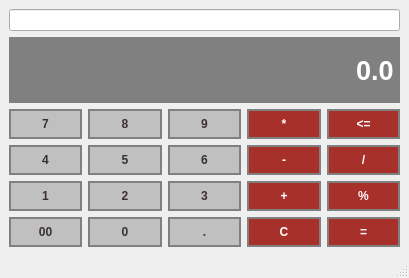
<?xml version="1.0" encoding="UTF-8"?>
<ui version="4.0">
 <class>Calculator</class>
 <widget class="QMainWindow" name="Calculator">
  <property name="geometry">
   <rect>
    <x>0</x>
    <y>0</y>
    <width>409</width>
    <height>278</height>
   </rect>
  </property>
  <property name="windowTitle">
   <string>Calculator</string>
  </property>
  <widget class="QWidget" name="centralwidget">
   <layout class="QGridLayout" name="gridLayout">
    <item row="4" column="0">
     <widget class="QPushButton" name="Button4">
      <property name="sizePolicy">
       <sizepolicy hsizetype="Preferred" vsizetype="Preferred">
        <horstretch>0</horstretch>
        <verstretch>0</verstretch>
       </sizepolicy>
      </property>
      <property name="font">
       <font>
        <weight>75</weight>
        <bold>true</bold>
       </font>
      </property>
      <property name="styleSheet">
       <string notr="true">QPushButton{
	background-color: #C0C0C0;
	border: 2px solid gray;
	padding: 6px;
	color: #3b3131;
}

QPushButton:pressed{
	background-color:#A9A9A9;
	border: 2px solid gray;
	padding: 6px;
	color: #3b3131;
}
</string>
      </property>
      <property name="text">
       <string>4</string>
      </property>
     </widget>
    </item>
    <item row="4" column="4">
     <widget class="QPushButton" name="ButtonDivide">
      <property name="sizePolicy">
       <sizepolicy hsizetype="Preferred" vsizetype="Preferred">
        <horstretch>0</horstretch>
        <verstretch>0</verstretch>
       </sizepolicy>
      </property>
      <property name="font">
       <font>
        <weight>75</weight>
        <bold>true</bold>
       </font>
      </property>
      <property name="styleSheet">
       <string notr="true">QPushButton{
	background-color: #a8302a;
	border: 2px solid gray;
	padding: 6px;
	color: #ffffff;
}

QPushButton:pressed{
	background-color:#A9A9A9;
	border: 2px solid gray;
	padding: 6px;
	color: #ffffff;
}
</string>
      </property>
      <property name="text">
       <string>/</string>
      </property>
     </widget>
    </item>
    <item row="6" column="3">
     <widget class="QPushButton" name="ButtonClear">
      <property name="sizePolicy">
       <sizepolicy hsizetype="Preferred" vsizetype="Preferred">
        <horstretch>0</horstretch>
        <verstretch>0</verstretch>
       </sizepolicy>
      </property>
      <property name="font">
       <font>
        <weight>75</weight>
        <bold>true</bold>
       </font>
      </property>
      <property name="styleSheet">
       <string notr="true">QPushButton{
	background-color: #a8302a;
	border: 2px solid gray;
	padding: 6px;
	color: #ffffff;
}

QPushButton:pressed{
	background-color:#A9A9A9;
	border: 2px solid gray;
	padding: 6px;
	color: #ffffff;
}
</string>
      </property>
      <property name="text">
       <string>C</string>
      </property>
     </widget>
    </item>
    <item row="6" column="2">
     <widget class="QPushButton" name="ButtonDot">
      <property name="sizePolicy">
       <sizepolicy hsizetype="Preferred" vsizetype="Preferred">
        <horstretch>0</horstretch>
        <verstretch>0</verstretch>
       </sizepolicy>
      </property>
      <property name="font">
       <font>
        <weight>75</weight>
        <bold>true</bold>
       </font>
      </property>
      <property name="styleSheet">
       <string notr="true">QPushButton{
	background-color: #C0C0C0;
	border: 2px solid gray;
	padding: 6px;
	color: #3b3131;
}

QPushButton:pressed{
	background-color:#A9A9A9;
	border: 2px solid gray;
	padding: 6px;
	color: #3b3131;
}
</string>
      </property>
      <property name="text">
       <string>.</string>
      </property>
     </widget>
    </item>
    <item row="1" column="0" colspan="5">
     <widget class="QLineEdit" name="Display">
      <property name="sizePolicy">
       <sizepolicy hsizetype="Preferred" vsizetype="Expanding">
        <horstretch>0</horstretch>
        <verstretch>0</verstretch>
       </sizepolicy>
      </property>
      <property name="font">
       <font>
        <family>Arial</family>
        <pointsize>20</pointsize>
        <weight>75</weight>
        <bold>true</bold>
       </font>
      </property>
      <property name="styleSheet">
       <string notr="true">QLineEdit{
	background-color: gray;
	border: 2px solid gray;
	color: #ffffff;
}
</string>
      </property>
      <property name="text">
       <string>0.0</string>
      </property>
      <property name="alignment">
       <set>Qt::AlignRight|Qt::AlignTrailing|Qt::AlignVCenter</set>
      </property>
     </widget>
    </item>
    <item row="5" column="4">
     <widget class="QPushButton" name="ButtonPercent">
      <property name="sizePolicy">
       <sizepolicy hsizetype="Preferred" vsizetype="Preferred">
        <horstretch>0</horstretch>
        <verstretch>0</verstretch>
       </sizepolicy>
      </property>
      <property name="font">
       <font>
        <weight>75</weight>
        <bold>true</bold>
       </font>
      </property>
      <property name="styleSheet">
       <string notr="true">QPushButton{
	background-color: #a8302a;
	border: 2px solid gray;
	padding: 6px;
	color: #ffffff;
}

QPushButton:pressed{
	background-color:#A9A9A9;
	border: 2px solid gray;
	padding: 6px;
	color: #ffffff;
}
</string>
      </property>
      <property name="text">
       <string>%</string>
      </property>
     </widget>
    </item>
    <item row="3" column="0">
     <widget class="QPushButton" name="Button7">
      <property name="sizePolicy">
       <sizepolicy hsizetype="Preferred" vsizetype="Preferred">
        <horstretch>0</horstretch>
        <verstretch>0</verstretch>
       </sizepolicy>
      </property>
      <property name="font">
       <font>
        <weight>75</weight>
        <bold>true</bold>
       </font>
      </property>
      <property name="styleSheet">
       <string notr="true">QPushButton{
	background-color: #C0C0C0;
	border: 2px solid gray;
	padding: 6px;
	color: #3b3131;
}

QPushButton:pressed{
	background-color:#A9A9A9;
	border: 2px solid gray;
	padding: 6px;
	color: #3b3131;
}
</string>
      </property>
      <property name="text">
       <string>7</string>
      </property>
     </widget>
    </item>
    <item row="4" column="1">
     <widget class="QPushButton" name="Button5">
      <property name="sizePolicy">
       <sizepolicy hsizetype="Preferred" vsizetype="Preferred">
        <horstretch>0</horstretch>
        <verstretch>0</verstretch>
       </sizepolicy>
      </property>
      <property name="font">
       <font>
        <weight>75</weight>
        <bold>true</bold>
       </font>
      </property>
      <property name="styleSheet">
       <string notr="true">QPushButton{
	background-color: #C0C0C0;
	border: 2px solid gray;
	padding: 6px;
	color: #3b3131;
}

QPushButton:pressed{
	background-color:#A9A9A9;
	border: 2px solid gray;
	padding: 6px;
	color: #3b3131;
}
</string>
      </property>
      <property name="text">
       <string>5</string>
      </property>
     </widget>
    </item>
    <item row="3" column="3">
     <widget class="QPushButton" name="ButtonMultiply">
      <property name="sizePolicy">
       <sizepolicy hsizetype="Preferred" vsizetype="Preferred">
        <horstretch>0</horstretch>
        <verstretch>0</verstretch>
       </sizepolicy>
      </property>
      <property name="font">
       <font>
        <weight>75</weight>
        <bold>true</bold>
       </font>
      </property>
      <property name="styleSheet">
       <string notr="true">QPushButton{
	background-color: #a8302a;
	border: 2px solid gray;
	padding: 6px;
	color: #ffffff;
}

QPushButton:pressed{
	background-color:#A9A9A9;
	border: 2px solid gray;
	padding: 6px;
	color: #ffffff;
}
</string>
      </property>
      <property name="text">
       <string>*</string>
      </property>
     </widget>
    </item>
    <item row="3" column="1">
     <widget class="QPushButton" name="Button8">
      <property name="sizePolicy">
       <sizepolicy hsizetype="Preferred" vsizetype="Preferred">
        <horstretch>0</horstretch>
        <verstretch>0</verstretch>
       </sizepolicy>
      </property>
      <property name="font">
       <font>
        <weight>75</weight>
        <bold>true</bold>
       </font>
      </property>
      <property name="styleSheet">
       <string notr="true">QPushButton{
	background-color: #C0C0C0;
	border: 2px solid gray;
	padding: 6px;
	color: #3b3131;
}

QPushButton:pressed{
	background-color:#A9A9A9;
	border: 2px solid gray;
	padding: 6px;
	color: #3b3131;
}
</string>
      </property>
      <property name="text">
       <string>8</string>
      </property>
     </widget>
    </item>
    <item row="3" column="4">
     <widget class="QPushButton" name="ButtonErase">
      <property name="sizePolicy">
       <sizepolicy hsizetype="Preferred" vsizetype="Preferred">
        <horstretch>0</horstretch>
        <verstretch>0</verstretch>
       </sizepolicy>
      </property>
      <property name="font">
       <font>
        <weight>75</weight>
        <bold>true</bold>
       </font>
      </property>
      <property name="styleSheet">
       <string notr="true">QPushButton{
	background-color: #a8302a;
	border: 2px solid gray;
	padding: 6px;
	color: #ffffff;
}

QPushButton:pressed{
	background-color:#A9A9A9;
	border: 2px solid gray;
	padding: 6px;
	color: #ffffff;
}
</string>
      </property>
      <property name="text">
       <string>&lt;=</string>
      </property>
     </widget>
    </item>
    <item row="4" column="2">
     <widget class="QPushButton" name="Button6">
      <property name="sizePolicy">
       <sizepolicy hsizetype="Preferred" vsizetype="Preferred">
        <horstretch>0</horstretch>
        <verstretch>0</verstretch>
       </sizepolicy>
      </property>
      <property name="font">
       <font>
        <weight>75</weight>
        <bold>true</bold>
       </font>
      </property>
      <property name="styleSheet">
       <string notr="true">QPushButton{
	background-color: #C0C0C0;
	border: 2px solid gray;
	padding: 6px;
	color: #3b3131;
}

QPushButton:pressed{
	background-color:#A9A9A9;
	border: 2px solid gray;
	padding: 6px;
	color: #3b3131;
}
</string>
      </property>
      <property name="text">
       <string>6</string>
      </property>
     </widget>
    </item>
    <item row="5" column="0">
     <widget class="QPushButton" name="Button1">
      <property name="sizePolicy">
       <sizepolicy hsizetype="Preferred" vsizetype="Preferred">
        <horstretch>0</horstretch>
        <verstretch>0</verstretch>
       </sizepolicy>
      </property>
      <property name="font">
       <font>
        <weight>75</weight>
        <bold>true</bold>
       </font>
      </property>
      <property name="styleSheet">
       <string notr="true">QPushButton{
	background-color: #C0C0C0;
	border: 2px solid gray;
	padding: 6px;
	color: #3b3131;
}

QPushButton:pressed{
	background-color:#A9A9A9;
	border: 2px solid gray;
	padding: 6px;
	color: #3b3131;
}
</string>
      </property>
      <property name="text">
       <string>1</string>
      </property>
     </widget>
    </item>
    <item row="4" column="3">
     <widget class="QPushButton" name="ButtonMinus">
      <property name="sizePolicy">
       <sizepolicy hsizetype="Preferred" vsizetype="Preferred">
        <horstretch>0</horstretch>
        <verstretch>0</verstretch>
       </sizepolicy>
      </property>
      <property name="font">
       <font>
        <weight>75</weight>
        <bold>true</bold>
       </font>
      </property>
      <property name="styleSheet">
       <string notr="true">QPushButton{
	background-color: #a8302a;
	border: 2px solid gray;
	padding: 6px;
	color: #ffffff;
}

QPushButton:pressed{
	background-color:#A9A9A9;
	border: 2px solid gray;
	padding: 6px;
	color: #ffffff;
}
</string>
      </property>
      <property name="text">
       <string>-</string>
      </property>
     </widget>
    </item>
    <item row="3" column="2">
     <widget class="QPushButton" name="Button9">
      <property name="sizePolicy">
       <sizepolicy hsizetype="Preferred" vsizetype="Preferred">
        <horstretch>0</horstretch>
        <verstretch>0</verstretch>
       </sizepolicy>
      </property>
      <property name="font">
       <font>
        <weight>75</weight>
        <bold>true</bold>
       </font>
      </property>
      <property name="styleSheet">
       <string notr="true">QPushButton{
	background-color: #C0C0C0;
	border: 2px solid gray;
	padding: 6px;
	color: #3b3131;
}

QPushButton:pressed{
	background-color:#A9A9A9;
	border: 2px solid gray;
	padding: 6px;
	color: #3b3131;
}
</string>
      </property>
      <property name="text">
       <string>9</string>
      </property>
     </widget>
    </item>
    <item row="5" column="3">
     <widget class="QPushButton" name="ButtonPlus">
      <property name="sizePolicy">
       <sizepolicy hsizetype="Preferred" vsizetype="Preferred">
        <horstretch>0</horstretch>
        <verstretch>0</verstretch>
       </sizepolicy>
      </property>
      <property name="font">
       <font>
        <weight>75</weight>
        <bold>true</bold>
       </font>
      </property>
      <property name="styleSheet">
       <string notr="true">QPushButton{
	background-color: #a8302a;
	border: 2px solid gray;
	padding: 6px;
	color: #ffffff;
}

QPushButton:pressed{
	background-color:#A9A9A9;
	border: 2px solid gray;
	padding: 6px;
	color: #ffffff;
}
</string>
      </property>
      <property name="text">
       <string>+</string>
      </property>
     </widget>
    </item>
    <item row="6" column="0">
     <widget class="QPushButton" name="Button00">
      <property name="sizePolicy">
       <sizepolicy hsizetype="Preferred" vsizetype="Preferred">
        <horstretch>0</horstretch>
        <verstretch>0</verstretch>
       </sizepolicy>
      </property>
      <property name="font">
       <font>
        <weight>75</weight>
        <bold>true</bold>
       </font>
      </property>
      <property name="styleSheet">
       <string notr="true">QPushButton{
	background-color: #C0C0C0;
	border: 2px solid gray;
	padding: 6px;
	color: #3b3131;
}

QPushButton:pressed{
	background-color:#A9A9A9;
	border: 2px solid gray;
	padding: 6px;
	color: #3b3131;
}
</string>
      </property>
      <property name="text">
       <string>00</string>
      </property>
     </widget>
    </item>
    <item row="5" column="1">
     <widget class="QPushButton" name="Button2">
      <property name="sizePolicy">
       <sizepolicy hsizetype="Preferred" vsizetype="Preferred">
        <horstretch>0</horstretch>
        <verstretch>0</verstretch>
       </sizepolicy>
      </property>
      <property name="font">
       <font>
        <weight>75</weight>
        <bold>true</bold>
       </font>
      </property>
      <property name="styleSheet">
       <string notr="true">QPushButton{
	background-color: #C0C0C0;
	border: 2px solid gray;
	padding: 6px;
	color: #3b3131;
}

QPushButton:pressed{
	background-color:#A9A9A9;
	border: 2px solid gray;
	padding: 6px;
	color: #3b3131;
}
</string>
      </property>
      <property name="text">
       <string>2</string>
      </property>
     </widget>
    </item>
    <item row="5" column="2">
     <widget class="QPushButton" name="Button3">
      <property name="sizePolicy">
       <sizepolicy hsizetype="Preferred" vsizetype="Preferred">
        <horstretch>0</horstretch>
        <verstretch>0</verstretch>
       </sizepolicy>
      </property>
      <property name="font">
       <font>
        <weight>75</weight>
        <bold>true</bold>
       </font>
      </property>
      <property name="styleSheet">
       <string notr="true">QPushButton{
	background-color: #C0C0C0;
	border: 2px solid gray;
	padding: 6px;
	color: #3b3131;
}

QPushButton:pressed{
	background-color:#A9A9A9;
	border: 2px solid gray;
	padding: 6px;
	color: #3b3131;
}
</string>
      </property>
      <property name="text">
       <string>3</string>
      </property>
     </widget>
    </item>
    <item row="6" column="1">
     <widget class="QPushButton" name="Button0">
      <property name="sizePolicy">
       <sizepolicy hsizetype="Preferred" vsizetype="Preferred">
        <horstretch>0</horstretch>
        <verstretch>0</verstretch>
       </sizepolicy>
      </property>
      <property name="font">
       <font>
        <weight>75</weight>
        <bold>true</bold>
       </font>
      </property>
      <property name="styleSheet">
       <string notr="true">QPushButton{
	background-color: #C0C0C0;
	border: 2px solid gray;
	padding: 6px;
	color: #3b3131;
}

QPushButton:pressed{
	background-color:#A9A9A9;
	border: 2px solid gray;
	padding: 6px;
	color: #3b3131;
}
</string>
      </property>
      <property name="text">
       <string>0</string>
      </property>
     </widget>
    </item>
    <item row="6" column="4">
     <widget class="QPushButton" name="ButtonEquals">
      <property name="sizePolicy">
       <sizepolicy hsizetype="Preferred" vsizetype="Preferred">
        <horstretch>0</horstretch>
        <verstretch>0</verstretch>
       </sizepolicy>
      </property>
      <property name="font">
       <font>
        <weight>75</weight>
        <bold>true</bold>
       </font>
      </property>
      <property name="styleSheet">
       <string notr="true">QPushButton{
	background-color: #a8302a;
	border: 2px solid gray;
	padding: 6px;
	color: #ffffff;
}

QPushButton:pressed{
	background-color:#A9A9A9;
	border: 2px solid gray;
	padding: 6px;
	color: #ffffff;
}
</string>
      </property>
      <property name="text">
       <string>=</string>
      </property>
     </widget>
    </item>
    <item row="0" column="0" colspan="5">
     <widget class="QLineEdit" name="ExpressionDisplay">
      <property name="text">
       <string/>
      </property>
      <property name="alignment">
       <set>Qt::AlignRight|Qt::AlignTrailing|Qt::AlignVCenter</set>
      </property>
     </widget>
    </item>
   </layout>
  </widget>
  <widget class="QMenuBar" name="menubar">
   <property name="geometry">
    <rect>
     <x>0</x>
     <y>0</y>
     <width>409</width>
     <height>20</height>
    </rect>
   </property>
  </widget>
  <widget class="QStatusBar" name="statusbar"/>
 </widget>
 <resources/>
 <connections/>
</ui>
